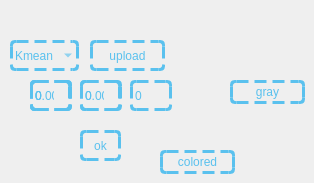
    <widget class="QWidget" name="tab_8">
     <attribute name="title">
      <string>Page</string>
     </attribute>
     <widget class="QComboBox" name="Segm">
      <property name="geometry">
       <rect>
        <x>10</x>
        <y>40</y>
        <width>69</width>
        <height>31</height>
       </rect>
      </property>
      <property name="styleSheet">
       <string notr="true">border-radius:5%;
	border:3px dashed #5ac1ee;
	background-color:transparent;
	color:#5ac1ee;</string>
      </property>
      <item>
       <property name="text">
        <string>Kmean</string>
       </property>
      </item>
      <item>
       <property name="text">
        <string>mean shift</string>
       </property>
      </item>
      <item>
       <property name="text">
        <string>agglomerative</string>
       </property>
      </item>
      <item>
       <property name="text">
        <string>region grow</string>
       </property>
      </item>
      <item>
       <property name="text">
        <string>region colored</string>
       </property>
      </item>
     </widget>
     <widget class="QPushButton" name="upload_seg">
      <property name="geometry">
       <rect>
        <x>90</x>
        <y>40</y>
        <width>75</width>
        <height>31</height>
       </rect>
      </property>
      <property name="styleSheet">
       <string notr="true">border-radius:5%;
	border:3px dashed #5ac1ee;
	background-color:transparent;
	color:#5ac1ee;</string>
      </property>
      <property name="text">
       <string>upload</string>
      </property>
     </widget>
     <widget class="QSpinBox" name="Kmean">
      <property name="geometry">
       <rect>
        <x>30</x>
        <y>80</y>
        <width>42</width>
        <height>31</height>
       </rect>
      </property>
      <property name="styleSheet">
       <string notr="true">border-radius:5%;
	border:3px dashed #5ac1ee;
	background-color:transparent;
	color:#5ac1ee;</string>
      </property>
     </widget>
     <widget class="QDoubleSpinBox" name="kmean2">
      <property name="geometry">
       <rect>
        <x>80</x>
        <y>80</y>
        <width>41</width>
        <height>31</height>
       </rect>
      </property>
      <property name="styleSheet">
       <string notr="true">border-radius:5%;
	border:3px dashed #5ac1ee;
	background-color:transparent;
	color:#5ac1ee;</string>
      </property>
      <property name="maximum">
       <double>200.000000000000000</double>
      </property>
     </widget>
     <widget class="QDoubleSpinBox" name="kmean1">
      <property name="geometry">
       <rect>
        <x>30</x>
        <y>80</y>
        <width>41</width>
        <height>31</height>
       </rect>
      </property>
      <property name="styleSheet">
       <string notr="true">border-radius:5%;
	border:3px dashed #5ac1ee;
	background-color:transparent;
	color:#5ac1ee;</string>
      </property>
     </widget>
     <widget class="QPushButton" name="mean_shift">
      <property name="geometry">
       <rect>
        <x>80</x>
        <y>130</y>
        <width>41</width>
        <height>31</height>
       </rect>
      </property>
      <property name="styleSheet">
       <string notr="true">border-radius:5%;
	border:3px dashed #5ac1ee;
	background-color:transparent;
	color:#5ac1ee;</string>
      </property>
      <property name="text">
       <string>ok</string>
      </property>
     </widget>
     <widget class="QSpinBox" name="x1">
      <property name="geometry">
       <rect>
        <x>30</x>
        <y>80</y>
        <width>42</width>
        <height>31</height>
       </rect>
      </property>
      <property name="styleSheet">
       <string notr="true">border-radius:5%;
	border:3px dashed #5ac1ee;
	background-color:transparent;
	color:#5ac1ee;</string>
      </property>
      <property name="maximum">
       <number>300</number>
      </property>
     </widget>
     <widget class="QSpinBox" name="y1">
      <property name="geometry">
       <rect>
        <x>80</x>
        <y>80</y>
        <width>42</width>
        <height>31</height>
       </rect>
      </property>
      <property name="styleSheet">
       <string notr="true">border-radius:5%;
	border:3px dashed #5ac1ee;
	background-color:transparent;
	color:#5ac1ee;</string>
      </property>
      <property name="maximum">
       <number>300</number>
      </property>
     </widget>
     <widget class="QSpinBox" name="reigon_threshold">
      <property name="geometry">
       <rect>
        <x>130</x>
        <y>80</y>
        <width>42</width>
        <height>31</height>
       </rect>
      </property>
      <property name="styleSheet">
       <string notr="true">border-radius:5%;
	border:3px dashed #5ac1ee;
	background-color:transparent;
	color:#5ac1ee;</string>
      </property>
      <property name="maximum">
       <number>300</number>
      </property>
     </widget>
     <widget class="QPushButton" name="coloredReigion">
      <property name="geometry">
       <rect>
        <x>160</x>
        <y>150</y>
        <width>75</width>
        <height>24</height>
       </rect>
      </property>
      <property name="styleSheet">
       <string notr="true">border-radius:5%;
	border:3px dashed #5ac1ee;
	background-color:transparent;
	color:#5ac1ee;</string>
      </property>
      <property name="text">
       <string>colored</string>
      </property>
     </widget>
     <widget class="QPushButton" name="gray">
      <property name="geometry">
       <rect>
        <x>230</x>
        <y>80</y>
        <width>75</width>
        <height>24</height>
       </rect>
      </property>
      <property name="styleSheet">
       <string notr="true">border-radius:5%;
	border:3px dashed #5ac1ee;
	background-color:transparent;
	color:#5ac1ee;</string>
      </property>
      <property name="text">
       <string>gray</string>
      </property>
     </widget>
    </widget>
